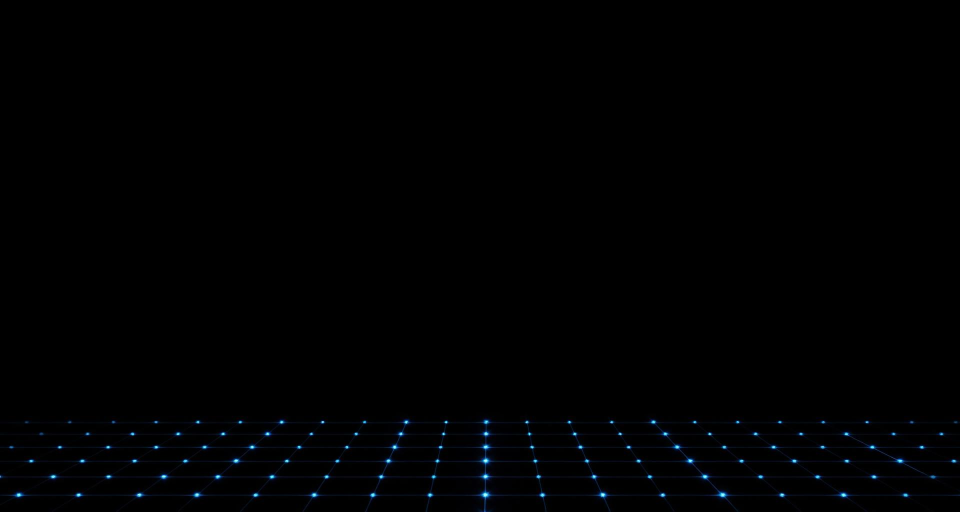
#> input picture src/assets/hero-bg.jpg, 1920 x 1024 px (shown at 1/2 size)
$ python build-linkedin-post-image.py ../src/assets/hero-bg.jpg ../src/assets/hero-bg.jpg
#> lines starting #> are read from the running program, lines starting #| are printed output that depends on the picture
#!/usr/bin/env python3
"""Fit a source infographic into LinkedIn dimensions without cropping headers."""

from __future__ import annotations

import sys
from pathlib import Path

from PIL import Image

BG = (11, 18, 32)  # #0B1220


def fit_no_crop(src: Image.Image, tw: int, th: int) -> Image.Image:
    w, h = src.size
    scale = min(tw / w, th / h)
    nw, nh = round(w * scale), round(h * scale)
    resized = src.resize((nw, nh), Image.Resampling.LANCZOS)
    canvas = Image.new("RGB", (tw, th), BG)
    canvas.paste(resized, ((tw - nw) // 2, (th - nh) // 2))
    return canvas


def main() -> None:
    if len(sys.argv) < 3:
        raise SystemExit("Usage: build-linkedin-post-image.py <source.png> <basename>")

    src_path = Path(sys.argv[1])
    basename = sys.argv[2]
    out_dir = Path(__file__).resolve().parents[1] / "public" / "marketing"
    out_dir.mkdir(parents=True, exist_ok=True)

    src = Image.open(src_path).convert("RGB")
#> src is the input picture: PIL image 1920x1024 RGB; mean R, G, B 0.5, 1, 1.8
    sizes = [(1200, 627), (1080, 1350)]
    for w, h in sizes:
        out = out_dir / f"{basename}-{w}x{h}.png"
        fit_no_crop(src, w, h).save(out, format="PNG", optimize=True)
        print(f"Wrote {out} ({w}x{h})")
#> this loop made 2 passes
#> pass 1, in fit_no_crop, `resized = src.resize((nw, nh), Image.Resampling.LANCZOS)`:
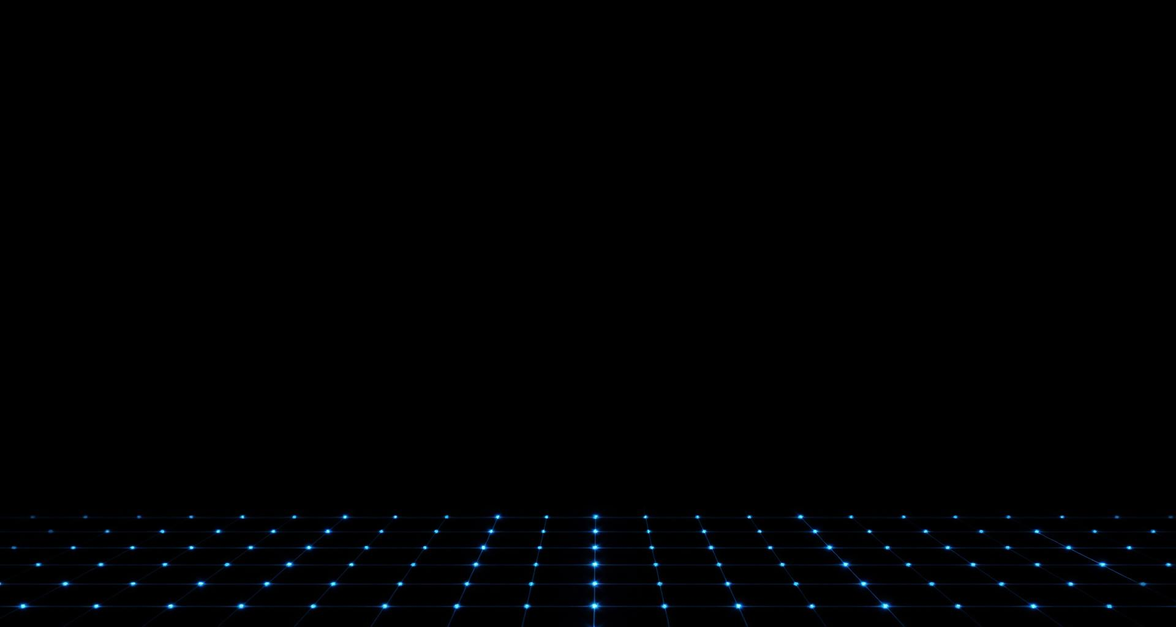
#> resized: PIL image 1176x627 RGB; mean R, G, B 0.5, 1, 1.8
#> pass 1, in fit_no_crop, `canvas = Image.new("RGB", (tw, th), BG)`:
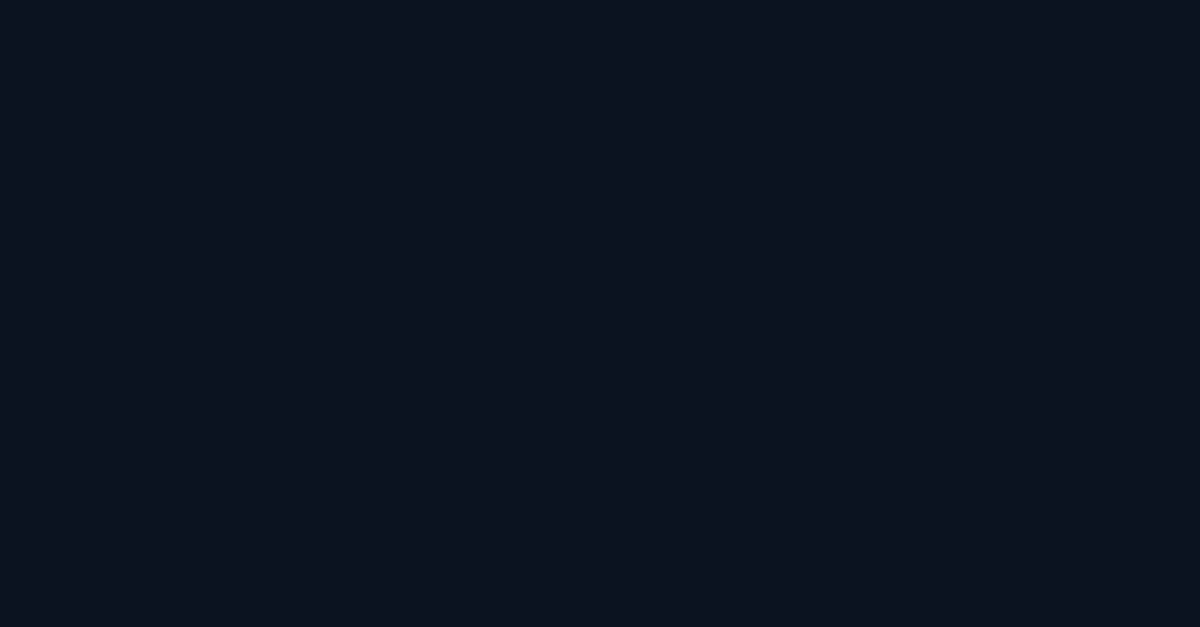
#> canvas: PIL image 1200x627 RGB; mean R, G, B 11, 18, 32
#> pass 1, in main, `fit_no_crop(src, w, h).save(out, format="PNG", optimize=True)`:
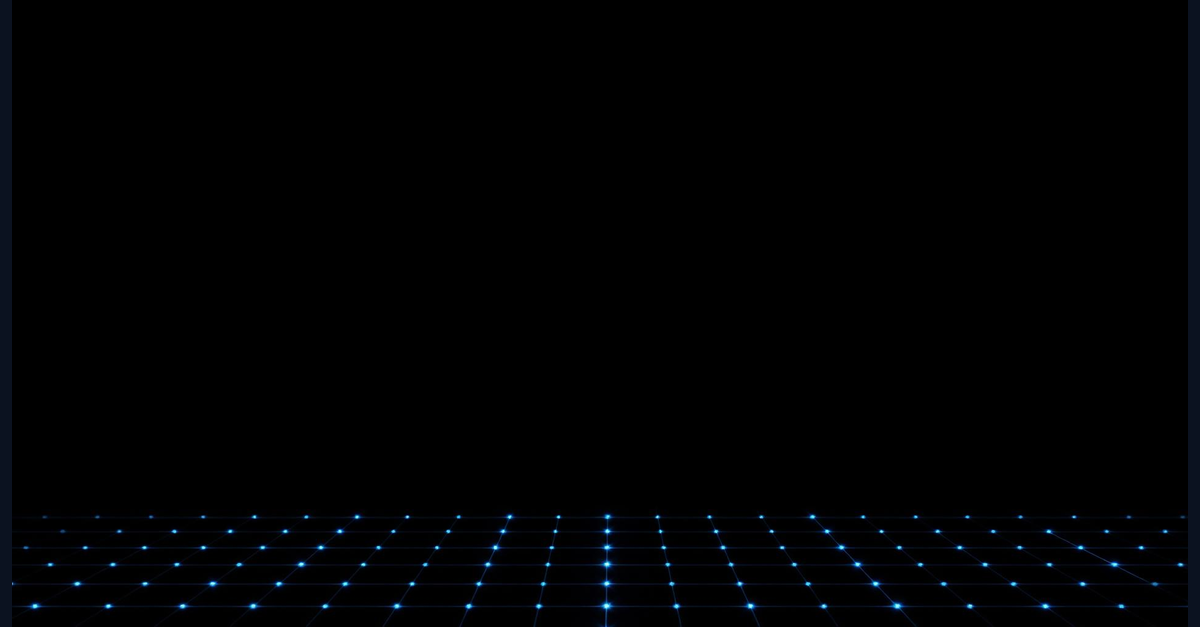
#> saved as hero-bg.jpg-1200x627.png: PIL image 1200x627 RGB; mean R, G, B 0.7, 1.3, 2.4


if __name__ == "__main__":
    main()
